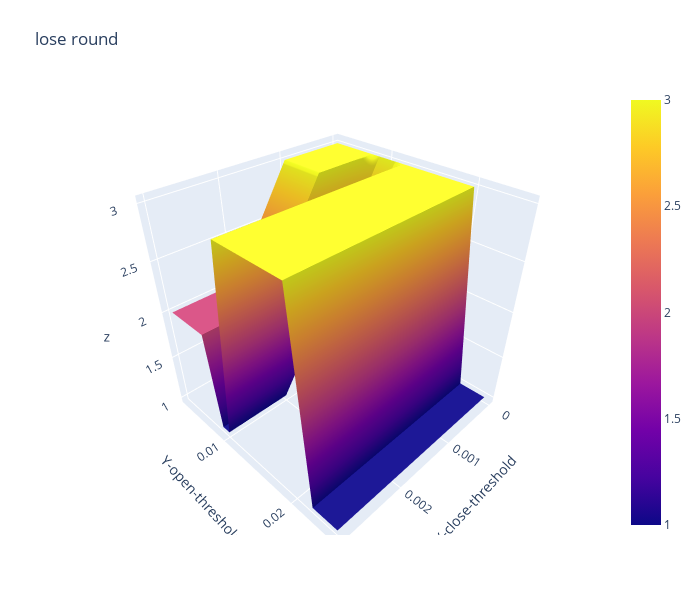

Notebook code for this chart:
### Code cell
import plotly.graph_objects as go

x_data = df_lose_round.columns.to_list() # close threshold

y_data = df_lose_round.index.to_list() # open threshold

z_data = df_lose_round.copy(deep=True) # win rate

fig = go.Figure(data=[go.Surface(z=z_data.values,x=x_data,y=y_data)])

fig.update_layout(title="lose round", # 标题
                  autosize=False,  # 尺度自动缩放
                  width=700,  # 长宽
                  height=600,
                  margin=dict(l=65,r=50,b=65,t=90),  # 4个位置的距离
                  scene=dict(xaxis_title='X-close-threshold',yaxis_title='Y-open-threshold')
                )

fig.show()

### Figure 1 — Plotly figure (JSON) as saved in the notebook; plotly's stock layout.template omitted (floating-point values rounded to 4 significant figures)
{"data": [{"type": "surface", "x": [0, 0.001, 0.002, 0.003], "y": [0.0031, 0.0032, 0.0035, 0.004, 0.005, 0.006, 0.007, 0.008, 0.009, 0.01, 0.011, 0.012, 0.013, 0.014, 0.015, 0.016, 0.017, 0.018, 0.019, 0.02, 0.021, 0.022, 0.023, 0.024, 0.025], "z": [[3, 3, 2, 2], [3, 3, 2, 2], [3, 3, 2, 2], [3, 3, 2, 2], [3, 3, 2, 2], [3, 3, 2, 2], [3, 3, 2, 2], [3, 3, 2, 2], [3, 2, 1, 1], [3, 2, 1, 1], [3, 2, 2, 2], [3, 3, 3, 3], [3, 3, 3, 3], [3, 3, 3, 3], [3, 3, 3, 3], [3, 3, 3, 3], [3, 3, 3, 3], [3, 3, 3, 3], [3, 3, 3, 3], [3, 3, 3, 3], [2, 2, 2, 2], [1, 1, 1, 1], [1, 1, 1, 1], [1, 1, 1, 1], [1, 1, 1, 1]]}], "layout": {"autosize": false, "height": 600, "margin": {"b": 65, "l": 65, "r": 50, "t": 90}, "scene": {"xaxis": {"title": {"text": "X-close-threshold"}}, "yaxis": {"title": {"text": "Y-open-threshold"}}}, "title": {"text": "lose round"}, "width": 700}}
